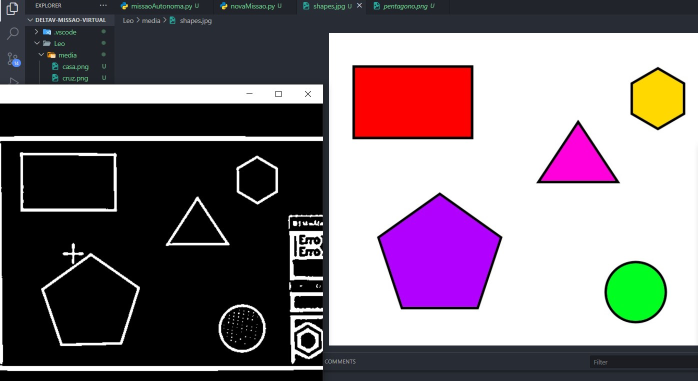
#> input picture Leo/media/testeDetec.jpg, 1395 x 762 px, given in place of the camera (shown at 1/2 size)
$ python visao_missao.py
#> lines starting #> are read from the running program, lines starting #| are printed output that depends on the picture; after the words box and inside, x2 and y2 are one past the last pixel; in counts of white or black regions, pixels touching at a corner belong together
import cv2 as cv
import numpy as np
import time

#KNOWN_WIDTH_CM = 8.5
KNOWN_WIDTH_CM = 30

#FOCAL_LENGTH_PIXELS = 451.76
FOCAL_LENGTH_PIXELS = 476

# F = (P * D) / W
# F = (128 * 30) / 8.5 = 451.76
# P = Largura em pixels | D = Distancia(cm) | W = Largura real

def detect_squares_in_frame(frame, center_x, center_y):
    # ETAPA DE PRÉ-PROCESSAMENTO ROBUSTO
    gray = cv.cvtColor(frame, cv.COLOR_BGR2GRAY)
    blurred = cv.GaussianBlur(gray, (5, 5), 0)
    binary_image = cv.adaptiveThreshold(
        blurred, 255, cv.ADAPTIVE_THRESH_GAUSSIAN_C,
        cv.THRESH_BINARY_INV,
        21, 5
    )

    # Opcional: Fechamento morfológico
    kernel = np.ones((5, 5), np.uint8)
    binary_image = cv.morphologyEx(binary_image, cv.MORPH_CLOSE, kernel)
    contours, _ = cv.findContours(binary_image, cv.RETR_EXTERNAL, cv.CHAIN_APPROX_SIMPLE)
    contour_frame = cv.cvtColor(binary_image, cv.COLOR_GRAY2BGR)


    figura_desejada = 'pentagono'
    found_figure = False
    figura = ''
    figure_contour = None
    rect = None
    error_x = 0
    error_y = 0
    distance_cm = 0

    if contours:
        # Pega o maior contorno para evitar processar ruídos menores
        largest_contour = max(contours, key=cv.contourArea)
        if cv.contourArea(largest_contour) > 200: # Filtro de área mínima
            epsilon = 0.03 * cv.arcLength(largest_contour, True)
            approx = cv.approxPolyDP(largest_contour, epsilon, True)

            #Centroid
            M = cv.moments(approx)
            if M["m00"] != 0:
                cX = int(M["m10"] / M["m00"])
                cY = int(M["m01"] / M["m00"])
            else:
                cX, cY = 0, 0

            #1 TENTA DETECTAR UM QUADRADO (4 VÉRTICES)
            if len(approx) == 4 and figura_desejada == 'quadrado':
                rect = cv.minAreaRect(approx)
                (x, y), (w, h), ang = rect

                if w < h: w, h = h, w
                aspect_ratio = float(w) / h if h > 0 else 0
                contour_area = cv.contourArea(approx)
                rect_area = w * h
                solidity = contour_area / rect_area if rect_area > 0 else 0

                if (0.85 <= aspect_ratio <= 1.2) and (solidity > 0.85):
                    found_figure = True
                    figura = 'Quadrado'
                    figure_contour = approx
                    square_center_x = cX
                    square_center_y = cY

            #2 TENTA DETECTAR UM PENTÁGONO (5 VÉRTICES)
            elif len(approx) == 5 and (figura_desejada == 'pentagono' or figura_desejada == 'casa'):
                rect = cv.minAreaRect(approx)
                (x, y), (w, h), ang = rect

                contour_area = cv.contourArea(approx)
                rect_area = w * h
                solidity = contour_area / rect_area if rect_area > 0 else 0

                if solidity > 0.6:
                    side_lengths = []

                    for i in range(len(approx)):
                        # Ponto de início e ponto final do segmento
                        p1 = approx[i][0]
                        p2 = approx[(i + 1) % len(approx)][0]

                        # Calcula a distância euclidiana entre os dois pontos (comprimento do lado)
                        # np.linalg.norm é um jeito eficiente de calcular a distância
                        length = np.linalg.norm(p1 - p2)
                        side_lengths.append(length)

                    # Encontra o maior e o menor lado
                    min_side = min(side_lengths)
                    max_side = max(side_lengths)

                    # A razão é: Maior Lado / Menor Lado
                    # Adicionamos uma pequena constante (epsilon) para evitar divisão por zero,
                    # embora min_side não deva ser zero em um contorno válido.
                    side_ratio = max_side / (min_side if min_side > 0 else 1)
                    THRESHOLD_REGULARITY = 2 # Ajuste este valor conforme seus testes
                    if side_ratio < THRESHOLD_REGULARITY:
                        figura = "Pentagono"
                    else:
                        figura= "Casa"
                    found_figure = True
                    figure_contour = approx
                    square_center_x = cX
                    square_center_y = cY

            #3 TENTA DETECTAR UM TRIÂNGULO (3 VÉRTICES)
            elif len(approx) == 3 and figura_desejada == 'triangulo':
                rect = cv.minAreaRect(approx)
                (x, y), (w, h), ang = rect

                contour_area = cv.contourArea(approx)
                rect_area = w * h
                solidity = contour_area / rect_area if rect_area > 0 else 0

                if solidity > 0.5:
                    found_figure = True
                    figura = 'Triangulo'
                    figure_contour = approx
                    square_center_x = cX
                    square_center_y = cY

            #4 TENTA DETECTAR UMA ESTRELA (10 VÉRTICES)
            elif figura_desejada == 'estrela':
                # Obtém o retângulo delimitador não rotacionado (Upright Bounding Box)
                x, y, w, h = cv.boundingRect(approx)
                bounding_area = w * h
                contour_area = cv.contourArea(approx)

                extent_ratio = contour_area / bounding_area if bounding_area > 0 else 0
                # Uma estrela de cinco pontas regular preenche aproximadamente 38.2% do seu bounding box.

                # O Convex Hull é o menor polígono convexo que contém a estrela.

                hull = cv.convexHull(approx)
                hull_area = cv.contourArea(hull)
                convexity_ratio = contour_area / hull_area if hull_area > 0 else 0

                if (0.35 <= extent_ratio <= 0.45) and (0.55 <= convexity_ratio <= 0.65): # Analisa a razão de Extensão/Convexidade
                    found_figure = True
                    figura = 'Estrela'
                    figure_contour = approx
                    square_center_x = cX
                    square_center_y = cY
                    rect = cv.minAreaRect(approx)

            #5 TENTA DETECTAR UMA CRUZ (12 VÉRTICES)
            elif len(approx) >= 8 and len(approx) <=16 and figura_desejada == 'cruz':
                contour_area = cv.contourArea(approx)
                hull = cv.convexHull(approx)
                hull_area = cv.contourArea(hull)
                solidity = contour_area / hull_area if hull_area > 0 else 0
                is_solid_enough = (solidity >= 0.45 and solidity <= 0.80)
                #if w < h: w, h = h, w
                #aspect_ratio = w / h if h > 0 else 0
                #is_aspect_ratio_ok = (aspect_ratio >= 0.8 and aspect_ratio <= 1.2) # com margem
                # Verificação da estrutura de 4 braços
                hull_indices = cv.convexHull(approx, returnPoints=False)
                num_defects = 0
                if hull_indices is not None and len(hull_indices) > 3:
                    try:
                        defects = cv.convexityDefects(approx, hull_indices)
                        if defects is not None: num_defects = len(defects)
                    except cv.error as e:
                        num_defects = 0
                is_correct_defects = (num_defects >= 3 and num_defects <= 5) # esperamos 4 defeitos

                if is_solid_enough and is_correct_defects:
                    found_figure = True
                    figura = 'Cruz'
                    figure_contour = approx
                    square_center_x = cX
                    square_center_y = cY
                    rect = rect

        if found_figure:
            try:
                # Desenha na janela principal
                cv.drawContours(frame, [figure_contour], 0, (0, 255, 0), 2)

                # Desenha na janela de debug
                cv.drawContours(contour_frame, [figure_contour], 0, (0, 255, 0), 2)
            except cv.error as e:
                # Opcional: imprime um aviso no console para saber que um erro de desenho ocorreu
                print(f"Aviso: erro ao desenhar contorno ignorado - {e}")

            # DESENHAR A RETÍCULA
            cv.line(frame, (square_center_x - 10, square_center_y), (square_center_x + 10, square_center_y), (0, 255, 0), 1)
            cv.line(frame, (square_center_x, square_center_y - 5), (square_center_x, square_center_y + 5), (0, 255, 0), 1)

            # DESENHA O TEXTO
            text_x = square_center_x - 40 # Ajuste para centralizar o texto
            text_y = square_center_y - 70# Ajuste para posicionar acima da figura
            cv.putText(frame, figura, (text_x, text_y), cv.FONT_HERSHEY_SIMPLEX, 0.7, (255, 0, 255), 2)

            # Desenha a linha do vetor de erro
            cv.line(frame, (center_x, center_y), (square_center_x, square_center_y), (255, 255, 0), 2)

    cv.imshow('Contours',contour_frame)
    return frame, error_x, error_y, found_figure, distance_cm

def main():
    cap = cv.VideoCapture(1)
    if not cap.isOpened():
        print("Erro: Não foi possível acessar a câmera.")
        return

    print("Pressione 'q' para sair.")

    # Variáveis para armazenar o último erro conhecido
    last_known_error_x, last_known_error_y, last_known_distance = 0,0,0
    mission_status = 'PROCURANDO ALVO'
    aprox_final_tempo = 0
    aprox_final_alt = 40

    # Parâmetros da retícula central
    crosshair_size = 15
    crosshair_color = (0, 0, 255)
    crosshair_thickness = 2

    while True:
        ret, frame = cap.read()
#> frame is the input picture: shape (762, 1395, 3); mean B, G, R 120, 111.9, 124.4
        if not ret:
            break

        # Obter as dimensões do quadro
        height, width, _ = frame.shape
        center_x = int(width / 2)-80
        center_y = int(height / 2)

        #cv.line(frame, (center_x - crosshair_size, center_y), (center_x + crosshair_size, center_y), crosshair_color, crosshair_thickness)
        #cv.line(frame, (center_x, center_y - crosshair_size), (center_x, center_y + crosshair_size), crosshair_color, crosshair_thickness)

        processed_frame, new_error_x, new_error_y, found, new_distance= detect_squares_in_frame(frame, center_x, center_y)
#> in detect_squares_in_frame, `gray = cv.cvtColor(frame, cv.COLOR_BGR2GRAY)`:
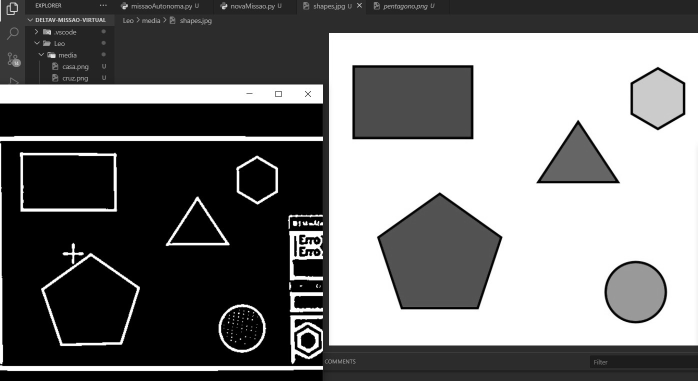
#> gray: shape (762, 1395) (shown at 1/2 size); min 0, max 255, mean 116.6
#> in detect_squares_in_frame, `binary_image = cv.adaptiveThreshold( blurred, 255, cv.ADAPTIVE_THRESH_..`:
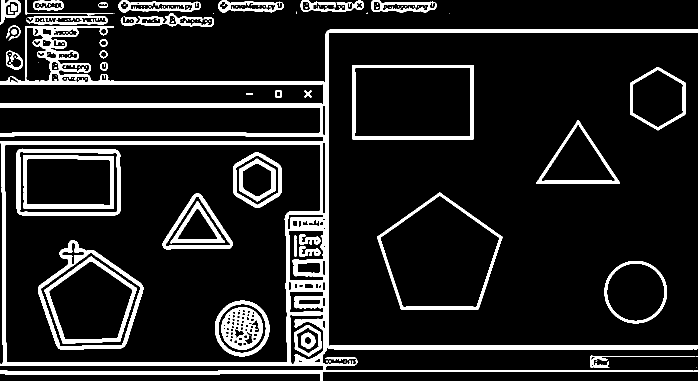
#> binary_image: shape (762, 1395) (shown at 1/2 size); 12.4% white; 137 white regions (94 under 20 px), largest, box (x1, y1, x2, y2) and area: (0, 52, 1395, 762) 67406, (76, 480, 287, 700) 5417, (32, 297, 241, 431) 4586
#> in detect_squares_in_frame, `binary_image = cv.morphologyEx(binary_image, cv.MORPH_CLOSE, kernel)`:
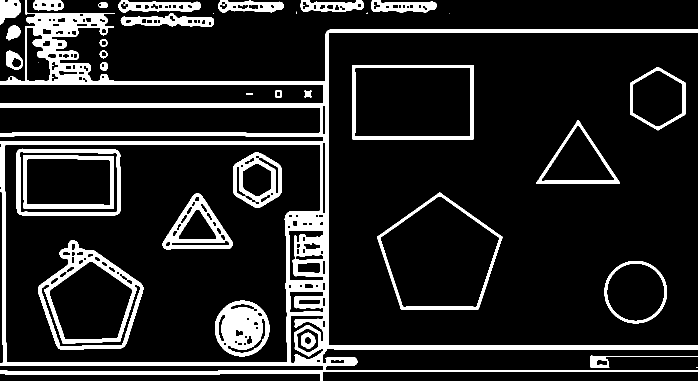
#> binary_image: shape (762, 1395) (shown at 1/2 size); 13.5% white; 38 white regions (8 under 20 px)
#> in detect_squares_in_frame, `contours, _ = cv.findContours(binary_image, cv.RETR_EXTERNAL, cv.CHAIN..`: contours = 28 contours, 5 with area under 20; largest, box (x1, y1, x2, y2) and area: (0, 0, 1395, 762) 339756, (754, 385, 1005, 619) 40346, (704, 130, 947, 279) 35441, (1209, 522, 1334, 647) 12164, (1072, 240, 1240, 367) 10590
#> in detect_squares_in_frame, `largest_contour = max(contours, key=cv.contourArea)`: largest_contour = contour of 391 points, box (x1, y1, x2, y2) (0, 0, 1395, 762), area 339756
#> in detect_squares_in_frame, `epsilon = 0.03 * cv.arcLength(largest_contour, True)`: epsilon = 401
#> in detect_squares_in_frame, `approx = cv.approxPolyDP(largest_contour, epsilon, True)`: approx = contour of 11 points, box (x1, y1, x2, y2) (0, 0, 1395, 748), area 267374
#> in detect_squares_in_frame, `M = cv.moments(approx)`: M = moments, m00 267374.5, centre m10/m00, m01/m00 = (501.9, 423.6)
#> in detect_squares_in_frame, `cX = int(M["m10"] / M["m00"])`: cX = 501
#> in detect_squares_in_frame, `cY = int(M["m01"] / M["m00"])`: cY = 423
#> new_error_x = 0; new_error_y = 0; found = False; new_distance = 0

        # MÁQUINA DE ESTADOS
        # Verifica se há quadrado e se não está na aproximação final
        if mission_status not in ['APROX. FINAL', 'POUSO REALIZADO']:
            if found:
                last_known_error_x = new_error_x
                last_known_error_y = new_error_y
                last_known_distance = new_distance
                text_color = (0, 255, 0) # Mudar a cor com a detecção
                mission_status = 'CENTRALIZANDO'

                # Transição para descida (usando abs para tratar erro à esquerda/direita)
                if abs(last_known_error_x) < 20 and abs(last_known_error_y) < 20:
                    mission_status = 'INICIANDO DESCIDA'

                if mission_status == 'INICIANDO DESCIDA' and last_known_distance < aprox_final_alt:
                    mission_status = 'APROX. FINAL'
                    aprox_final_tempo = time.time() # Inicia o timer

            else:
                text_color = (0, 0, 255) # Mudar a cor sem a detecção
                mission_status = 'PROCURANDO ALVO'

        # Verifica a aproximação final
        if(mission_status == 'APROX. FINAL'):
            if(time.time() - aprox_final_tempo > 3.0):
                mission_status = 'POUSO REALIZADO'

        if(mission_status == 'POUSO REALIZADO'):
            text_color = (255, 255, 255)


        text_error_x = f"Erro X: {last_known_error_x:04d} px"
        text_error_y = f"Erro Y: {last_known_error_y:04d} px"
        text_distance = f"Altitude: {last_known_distance:.2f} cm"
        cv.putText(processed_frame, text_error_x, (20, 25), cv.FONT_HERSHEY_SIMPLEX, 0.7, text_color, 2)
        cv.putText(processed_frame, text_error_y, (20, 50), cv.FONT_HERSHEY_SIMPLEX, 0.7, text_color, 2)
        cv.putText(processed_frame, text_distance, (220, 25), cv.FONT_HERSHEY_SIMPLEX, 0.7, (255, 255, 0), 2)
        cv.putText(processed_frame, f"Status: {mission_status}", (220, 50), cv.FONT_HERSHEY_SIMPLEX, 0.7, (255, 0, 255), 2)
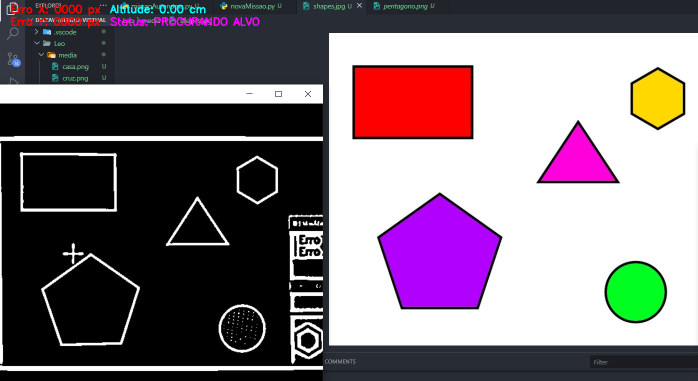
#> processed_frame: shape (762, 1395, 3) (shown at 1/2 size); mean B, G, R 120.5, 111.8, 125.2

        cv.imshow('Missão Autônoma', processed_frame)

        if cv.waitKey(1) & 0xFF == ord('q'):
#> (key q is pressed here)
            break

    cap.release()
    cv.destroyAllWindows()

if __name__ == "__main__":
    main()

$ run again, on Leo/media/shapes.jpg
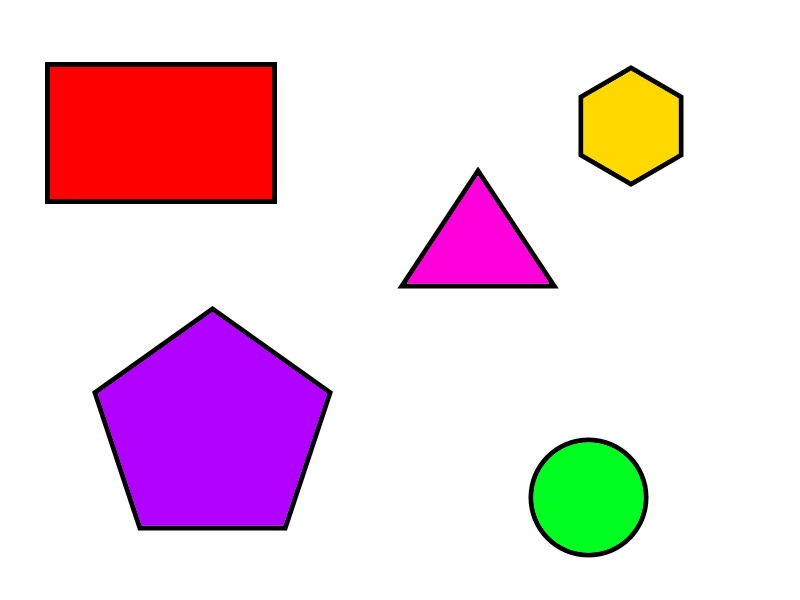
#> input picture Leo/media/shapes.jpg, 800 x 600 px, given in place of the camera
#> in main, frame is the input picture: shape (600, 800, 3); mean B, G, R 223.7, 210.1, 237.8
#> in detect_squares_in_frame, `binary_image = cv.adaptiveThreshold( blurred, 255, cv.ADAPTIVE_THRESH_..`:
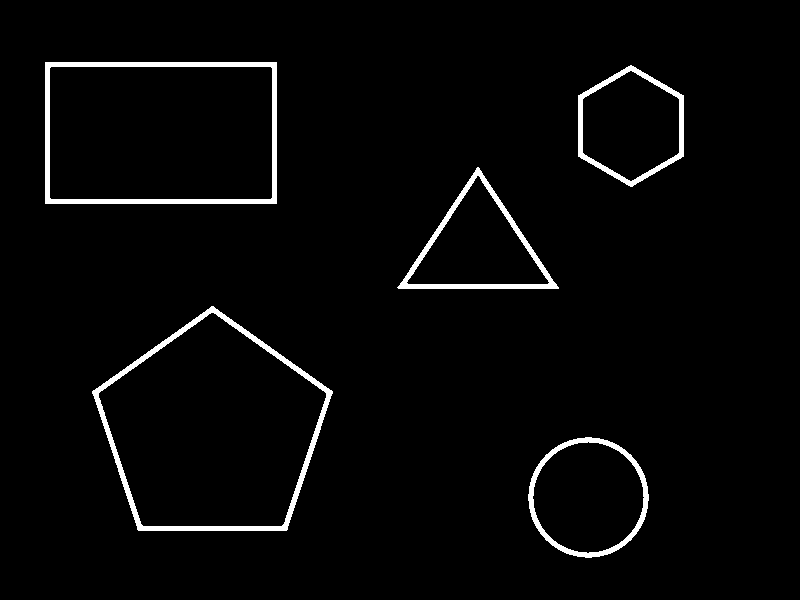
#> binary_image: shape (600, 800); 2.8% white; 5 white regions, box (x1, y1, x2, y2) and area: (92, 306, 333, 531) 3771, (45, 62, 277, 204) 3644, (397, 167, 559, 289) 2219, (528, 437, 649, 558) 1886, (578, 65, 684, 187) 1800
#> contours = 5 contours; box (x1, y1, x2, y2) and area: (92, 306, 333, 531) 37163, (45, 62, 277, 204) 32571, (528, 437, 649, 558) 11187, (397, 167, 559, 289) 9754, (578, 65, 684, 187) 9541
#> largest_contour = contour of 324 points, box (x1, y1, x2, y2) (92, 306, 333, 531), area 37163
#> epsilon = 23.24
#> approx = [[92, 391], [138, 530], [286, 530], [332, 393], [213, 306]]
#> M = moments, m00 37093, centre m10/m00, m01/m00 = (212, 429.9)
#> cX = 211
#> cY = 429
#> rect = ((219.3, 439.2), (237.5, 225.3), -35.09)
#> x = 219.3; y = 439.2; w = 237.5; h = 225.3; ang = -35.09
#> contour_area = 37093
#> rect_area = 53497.6
#> solidity = 0.693
#> the loop in detect_squares_in_frame, `for i in range(len(approx)):` made 5 passes
#> (p1, p2, length) on passes 1 to 5: ([92, 391], [138, 530], 146.4), ([138, 530], [286, 530], 148), ([286, 530], [332, 393], 144.5), ([332, 393], [213, 306], 147.4), ([213, 306], [92, 391], 147.9)
#> after the loop in detect_squares_in_frame, `for i in range(len(approx)):`: side_lengths = [146.4, 148, 144.5, 147.4, 147.9]
#> min_side = 144.5
#> max_side = 148
#> side_ratio = 1.02
#> figure_contour has the same summary as approx
#> square_center_x = 211
#> square_center_y = 429
#> text_x = 171
#> text_y = 359
#> new_error_x = 0; found = True; new_distance = 0
#> text_error_x = 'Erro X: 0000 px'
#> text_error_y = 'Erro Y: 0000 px'
#> text_distance = 'Altitude: 0.00 cm'
#> in main, `cv.putText(processed_frame, f"Status: {mission_status}", (220, 50), cv..`:
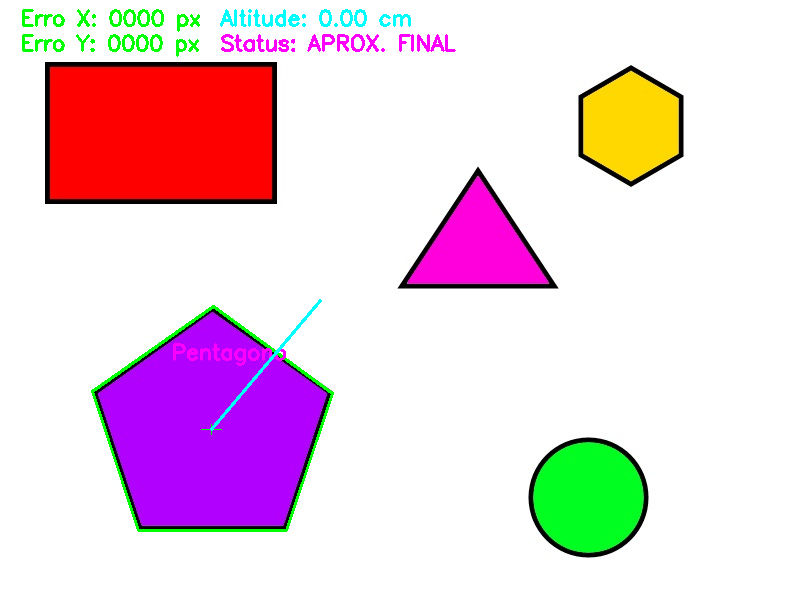
#> processed_frame: shape (600, 800, 3); mean B, G, R 222.1, 210.1, 235.4
